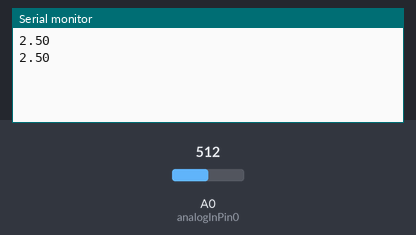
Bench run of a sketch on a simulated Arduino Uno, built with avr-gcc and run on an emulated ATmega328P. Shown: the last lines printed to the serial monitor. Inputs (shaded band) come from the test bench; at power-on: A0 (analogInPin0) = 512.

Above: at 2.8 s.
2.9 s: A0 (analogInPin0) set to 716
At 4.4 s:
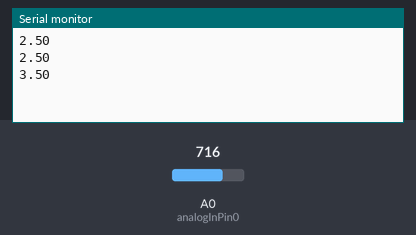
5.6 s: A0 (analogInPin0) set to 900
At 7.5 s:
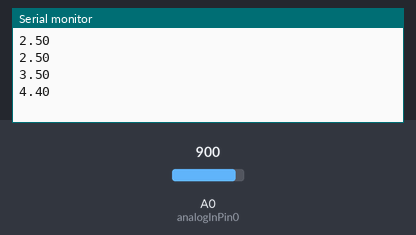
Timing chart, 0 to 9.0 s (numbered marks = the images above; inputs shaded):
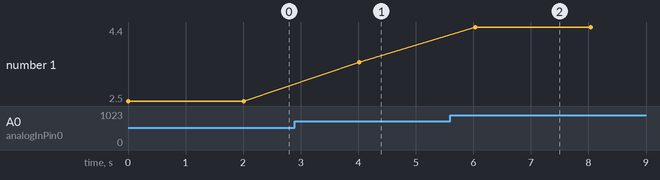

Measured:
- after the input at 2.9 s, the serial monitor: prints a new line after 1.1 s (image 1)
- after the input at 5.6 s, the serial monitor: prints a new line after 0.43 s (image 2)
- plotted number 1: 2.5 → 3.5 after the input at 2.9 s, 3.5 → 4.4 after the input at 5.6 s

The sketch:

Arduino_Sensors.ino
```cpp
const int analogInPin0 = A0;
float sensorValue;
float voltageValue;


void setup() {

  Serial.begin(9600);
}

void loop() {
  readSensors();
  getVoltageValue();

  sendAndroidValues();

  delay(2000);
}

void readSensors()
{

  sensorValue= analogRead(analogInPin0);

}

void sendAndroidValues()
 {


    Serial.print(voltageValue);
   Serial.println();
 delay(10);
}


void getVoltageValue()
{

    voltageValue = ((sensorValue/1023)*5);

}
```
